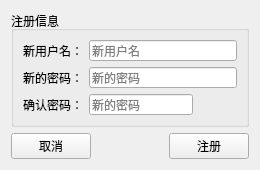
<?xml version="1.0" encoding="UTF-8"?>
<ui version="4.0">
 <class>Register</class>
 <widget class="QWidget" name="Register">
  <property name="geometry">
   <rect>
    <x>0</x>
    <y>0</y>
    <width>260</width>
    <height>170</height>
   </rect>
  </property>
  <property name="minimumSize">
   <size>
    <width>260</width>
    <height>170</height>
   </size>
  </property>
  <property name="maximumSize">
   <size>
    <width>260</width>
    <height>170</height>
   </size>
  </property>
  <property name="windowTitle">
   <string>Register</string>
  </property>
  <layout class="QVBoxLayout" name="verticalLayout_2">
   <item>
    <widget class="QGroupBox" name="groupBox">
     <property name="title">
      <string>注册信息</string>
     </property>
     <layout class="QVBoxLayout" name="verticalLayout">
      <item>
       <layout class="QHBoxLayout" name="horizontalLayout">
        <item>
         <widget class="QLabel" name="label">
          <property name="text">
           <string>新用户名：</string>
          </property>
         </widget>
        </item>
        <item>
         <widget class="QLineEdit" name="userLineEdit">
          <property name="placeholderText">
           <string>新用户名</string>
          </property>
         </widget>
        </item>
       </layout>
      </item>
      <item>
       <layout class="QHBoxLayout" name="horizontalLayout_2">
        <item>
         <widget class="QLabel" name="label_2">
          <property name="text">
           <string>新的密码：</string>
          </property>
         </widget>
        </item>
        <item>
         <widget class="QLineEdit" name="passwordLineEdit">
          <property name="placeholderText">
           <string>新的密码</string>
          </property>
         </widget>
        </item>
       </layout>
      </item>
      <item>
       <layout class="QHBoxLayout" name="horizontalLayout_4">
        <item>
         <widget class="QLabel" name="label_3">
          <property name="text">
           <string>确认密码：</string>
          </property>
         </widget>
        </item>
        <item>
         <widget class="QLineEdit" name="comfirmLineEdit">
          <property name="placeholderText">
           <string>新的密码</string>
          </property>
         </widget>
        </item>
        <item>
         <widget class="QLabel" name="righticon">
          <property name="minimumSize">
           <size>
            <width>16</width>
            <height>16</height>
           </size>
          </property>
          <property name="maximumSize">
           <size>
            <width>16</width>
            <height>16</height>
           </size>
          </property>
          <property name="styleSheet">
           <string notr="true"/>
          </property>
          <property name="text">
           <string/>
          </property>
          <property name="pixmap">
           <pixmap resource="res.qrc">:/resource/icon/right.png</pixmap>
          </property>
          <property name="scaledContents">
           <bool>true</bool>
          </property>
         </widget>
        </item>
        <item>
         <widget class="QLabel" name="erroricon">
          <property name="minimumSize">
           <size>
            <width>16</width>
            <height>16</height>
           </size>
          </property>
          <property name="maximumSize">
           <size>
            <width>16</width>
            <height>16</height>
           </size>
          </property>
          <property name="text">
           <string/>
          </property>
          <property name="pixmap">
           <pixmap resource="res.qrc">:/resource/icon/error.png</pixmap>
          </property>
          <property name="scaledContents">
           <bool>true</bool>
          </property>
         </widget>
        </item>
       </layout>
      </item>
     </layout>
    </widget>
   </item>
   <item>
    <spacer name="verticalSpacer">
     <property name="orientation">
      <enum>Qt::Vertical</enum>
     </property>
     <property name="sizeHint" stdset="0">
      <size>
       <width>20</width>
       <height>2</height>
      </size>
     </property>
    </spacer>
   </item>
   <item>
    <layout class="QHBoxLayout" name="horizontalLayout_3">
     <item>
      <widget class="QPushButton" name="cancelButton">
       <property name="text">
        <string>取消</string>
       </property>
      </widget>
     </item>
     <item>
      <spacer name="horizontalSpacer">
       <property name="orientation">
        <enum>Qt::Horizontal</enum>
       </property>
       <property name="sizeHint" stdset="0">
        <size>
         <width>40</width>
         <height>20</height>
        </size>
       </property>
      </spacer>
     </item>
     <item>
      <widget class="QPushButton" name="registerButton">
       <property name="text">
        <string>注册</string>
       </property>
      </widget>
     </item>
    </layout>
   </item>
  </layout>
 </widget>
 <resources>
  <include location="res.qrc"/>
 </resources>
 <connections/>
</ui>
